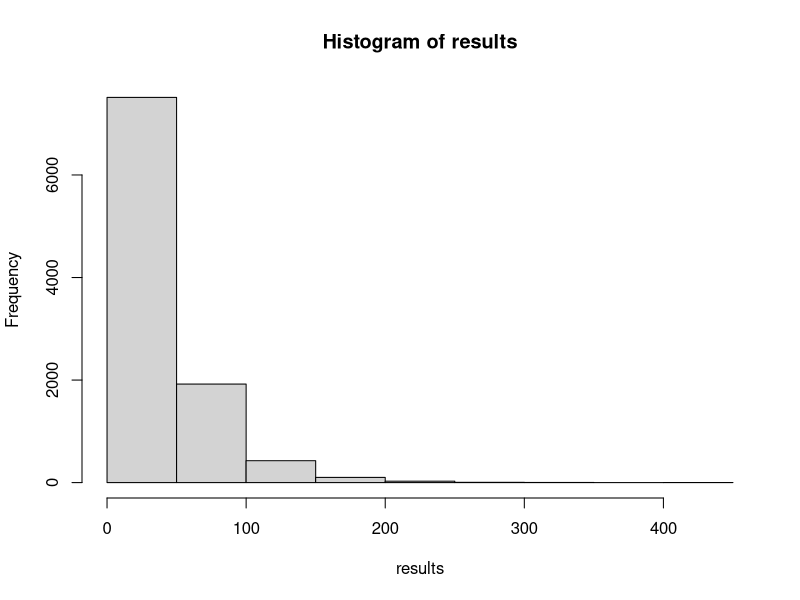

The R source for this figure:
## ---- chunk 1
# Write a function named, rollDice that simulates the rolling of one or
# more dice. 
# 
# - The function should take a single argument, numberOfDice that indicates the
#   number of dice being thrown.
#
# - numberOfDice is expected to be a positive whole number. 
#   If it is not then the function should stop and display an
#   error message.
#
# - The function should return a vector of random whole numbers.
#   The value of each number should be randomly chosen to be  1,2,3,4,5 or 6.
#   There should be as many numbers in the vector as indicated by the
#   argument numberOfDice.
#
# For example:
#   > rollDice(1)
# [1] 3
# 
# > rollDice(1)
# [1] 6
# 
# > rollDice(2)
# [1] 2 4
# 
# > rollDice(2)
# [1] 6 1
# 
# > rollDice(5)
# [1] 6 3 3 4 6
# 
# > rollDice(5)
# [1] 4 4 2 6 5
# 
#
# PART A 
#
#   Use the sample function to write rollDice.
#
#
# PART B
#
#   Instead of the sample function, use the runif function (see ?runif).
#   Set the min and max arguments of runif to 1 and 7 respectively. 
#   Then use the trunc function to remove the decimal points from the
#   values that runif returns. Using this approach it will be 
#   impossible for the code to result in anything other than
#   1,2,3,4,5 or 6. runif will NOT generate a 7 since
#   the documentation for runif says the following:
#   
#       runif will not generate either of the extreme values unless 
#       max = min or max-min is small compared to min, and in particular 
#       not for the default arguments.
# 
#   Therefore once you truncate the result that you get from runif you
#   will be left with numbers that are either 1,2,3,4,5 or 6.
#
#
# PART C (THINKING DEEPER)
#
#   If you follow the hints above, for part B, the resulting rollDice function, 
#   is not 100% "fair". Note that according to the documentation mentioned above 
#   if you specify min as 1 and max as 7, then runif will never generate 7.0000 
#   or 1.00000. Therefore, technically, the result of your rollDice function 
#   would be very slightly less likely to generate 1s than other numbers.  
#   Think about how you could theoretically fix this - One way is that you could
#   set min to 0 (zero) and max to 7 and then truncate the result with trunc. 
#   If you get a zero, you keep repeating this process until you got a 
#   number that wasn't 0. 
## ---- chunk 2
############.
# ANSWER
############.

rollDice <- function(numberOfDice){
  sample(1:6, numberOfDice)
}

# Examples
rollDice(1)
rollDice(1)
rollDice(2)
rollDice(2)
rollDice(5)
rollDice(5)
## ---- chunk 3
############.
# ANSWER
############.

rollDice <- function(numberOfDice){
  trunc(runif(numberOfDice, min=1, max=7))
}

# Examples
rollDice(1)
rollDice(1)
rollDice(2)
rollDice(2)
rollDice(5)
rollDice(5)
## ---- chunk 4
############.
# ANSWER
############.

rollDice <- function(numberOfDice){
  answer = numeric(0)
  
  while(numberOfDice > 0){
    # add additional rolls to the answer
    answer = c(answer, trunc(runif(numberOfDice, min=0, max=7)))
    
    # record how many dice were zeros (we will have to regenerate these) 
    numberOfDice = sum( answer == 0 )
    
    # remove the zeros 
    answer = answer [ answer > 0 ]
  }
  
  return(answer)
}

# Examples
rollDice(1)
rollDice(1)
rollDice(2)
rollDice(2)
rollDice(5)
rollDice(5)
## ---- chunk 5
# NOTE: You must answer the previous question before doing this one.
#
# Write a function named keepRollingUntilSnakeEyes. 
#
# - The function should not take ANY parameters. 
#
# - The function should keep calling rollDice(2) inside of a loop to 
#   simulate multiple rolls of two dice. 
#
# - The loop should stop when the roll is two ones (i.e. "snake eyes"). 
#
# - The function should display the values each roll as shown below. 
#
# - The function should return the total number of rolls that were made. 
#
# - See the examples below. 
#
# HINTS: 
#   a.  Use the cat function to display the messages.
#   b.  Use a variable to keep track of how many rolls took place
#   c.  keep looping until you get a 1 and a 1
# 
# EXAMPLES: 
# 
#   Note that in the first two examples below, the last value displayed is the 
#   value that is "returned".  
#   In the third example below, the return value is captured in a variable 
#   and is displayed in a separate command.  (also see the next question). 
#
#   > keepRollingUntilSnakeEyes() # return value appears after all the messages
#   roll #1 was: 2 and 1
#   roll #2 was: 3 and 5
#   roll #3 was: 6 and 5
#   roll #4 was: 4 and 1
#   roll #5 was: 5 and 5
#   roll #6 was: 6 and 1
#   roll #7 was: 2 and 3
#   roll #8 was: 6 and 3
#   roll #9 was: 5 and 4
#   roll #10 was: 6 and 3
#   roll #11 was: 6 and 3
#   roll #12 was: 4 and 5
#   roll #13 was: 4 and 1
#   roll #14 was: 4 and 2
#   roll #15 was: 1 and 1
#   [1] 15
#   
#   > keepRollingUntilSnakeEyes()  # return value appears after all messages
#   roll #1 was: 1 and 1
#   [1] 1
#   
#   > numRolls <- keepRollingUntilSnakeEyes() # return value captured in numRolls
#   roll #1 was: 2 and 1
#   roll #2 was: 4 and 3
#   roll #3 was: 3 and 6
#   roll #4 was: 3 and 6
#   roll #5 was: 4 and 3
#   roll #6 was: 6 and 4
#   roll #7 was: 6 and 2
#   roll #8 was: 3 and 2
#   roll #9 was: 4 and 1
#   roll #10 was: 1 and 1
#   
#   > numRolls  # This is the value that was returned from the function
#   [1] 10
## ---- chunk 6
############.
# ANSWER
############.

# WHAT TYPE OF LOOP SHOULD I USE?
#
#   You can always use a while loop to solve a looping problem.
#   However, sometimes a for loop makes the code easier to read and write.
#
#   Can I use a for loop in this case? NO
#
#   You should only use a for loop when it's possible to know before the loop
#   even starts how many times it will iterate (i.e. how many times it will
#   go around). 
#
#   In this case, it's impossible to know in advance how many times it will
#   take to get snake eyes. It could happen the 1st time, the 50th time,
#   the 500th time, or never (but that's unlikely).

keepRollingUntilSnakeEyes <- function(){
  
  roll <- rollDice(2)
  rollnum <- 1
  cat("roll #", rollnum, " was: ", roll[1], " and ", roll[2], "\n", sep="")
  
  while (roll[1] != 1 || roll[2] != 1){
    roll <- rollDice(2)
    rollnum <- rollnum + 1
    cat("roll #", rollnum, " was: ", roll[1], " and ", roll[2], "\n", sep="")
  }
  
  rollnum  
}

numRolls <- keepRollingUntilSnakeEyes()
numRolls
## ---- chunk 7
# Modify the function that you created in the previous question, 
# keepRollingUntilSnakeEyes. In this new version you should define a single 
# argument named, showOutput. The default value of showOutput should be FALSE. 
# If showOutput is TRUE then the messages should be displayed. 
# If showOutput is FALSE then the messages should NOT be displayed. 
# In either case, as with the last question, the function should return 
# total number of rolls.  For example:
#
# EXAMPLES: 
# 
# > keepRollingUntilSnakeEyes()        # this will not show output
# [1] 48
#
# > keepRollingUntilSnakeEyes(showOutput = FALSE)  # nor will this
# [1] 80
#
# > keepRollingUntilSnakeEyes(FALSE)               # nor will this
# [1] 1
#
# > keepRollingUntilSnakeEyes(TRUE)    # this WILL show output
# roll #1 was: 4 and 4
# roll #2 was: 4 and 6
# roll #3 was: 5 and 4
# roll #4 was: 4 and 3
# roll #5 was: 5 and 6
# roll #6 was: 5 and 5
# roll #7 was: 2 and 3
# roll #8 was: 3 and 1
# roll #9 was: 1 and 3
# roll #10 was: 3 and 4
# roll #11 was: 3 and 2
# roll #12 was: 1 and 2
# roll #13 was: 6 and 3
# roll #14 was: 1 and 1
# [1] 14
#
# > keepRollingUntilSnakeEyes(showOutput = TRUE) # this WILL show output
# roll #1 was: 2 and 4
# roll #2 was: 6 and 1
# roll #3 was: 4 and 2
# roll #4 was: 5 and 4
# roll #5 was: 5 and 6
# roll #6 was: 1 and 1
# [1] 6
## ---- chunk 8
############.
# ANSWER
############.

# WHAT TYPE OF LOOP SHOULD I USE?
#
#   You can always use a while loop to solve a looping problem.
#   However, sometimes a for loop makes the code easier to read and write.
#
#   Can I use a for loop in this case? NO
#
#   You should only use a for loop when it's possible to know before the loop
#   even starts how many times it will iterate (i.e. how many times it will
#   go around). 
#
#   In this case, it's impossible to know in advance how many times it will
#   take to get snake eyes. It could happen the 1st time, the 50th time,
#   the 500th time, or never (but that's unlikely).

keepRollingUntilSnakeEyes <- function(showOutput = FALSE){
  
  roll <- rollDice(2)
  rollnum <- 1
  if(showOutput){
    cat("roll #", rollnum, " was: ", roll[1], " and ", roll[2], "\n", sep="")
  }
  
  while (roll[1] != 1 || roll[2] != 1){
    roll <- rollDice(2)
    rollnum <- rollnum + 1
    if(showOutput){
      cat("roll #", rollnum, " was: ", roll[1], " and ", roll[2], "\n", sep="")
    }
  }
  
  rollnum
}


keepRollingUntilSnakeEyes()        # this will not show output
keepRollingUntilSnakeEyes(showOutput = FALSE)  # nor will this
keepRollingUntilSnakeEyes(FALSE)               # nor will this
keepRollingUntilSnakeEyes(TRUE)    # this WILL show output
keepRollingUntilSnakeEyes(showOutput = TRUE) # this WILL show output
## ---- chunk 9
# NOTE: You must answer the previous questions before doing this one.
#
# Do all of the following steps:
#
# PART A
# 
#   Write a function named playManyTimes that calls the function 
#   keepRollingUntilSnakeEyes in a loop.
#   The function playManyTimes should take an argument, n, that indicates the
#   number of times the game should be played. playManyTimes should return a
#   vector that contains the number of rolls it took each time the
#   keepRollingUntilSnakesEyes function was called. For example:
#
#   > playManyTimes(3)
#		[1] 66  1 22
#
#   > playManyTimes(10)
#   [1]   6  27  35 106  38  51 100   1   1  26
#
#
# PART B
# 
#   Run the command:     results <- playManyTimes(10000)
#   to capture the results of playing the game ten thousand times. 
#
# PART C
#
#   Create a histogram of the results with the command:   h <- hist(results)    
#   The histogram should look similar to the example shown below. You can see
#   from this histogram that the function keepRollingUntilSnakeEyes  
#   is much more likely to return smaller numbers than to return larger 
#   numbers:
#
#
# PART D
#
#   In the previous step the command:        h <- hist(results) 
#   displayed a histogram. However, the function also returned an R "list"
#   that was captured in the variable h. The value of the list wasn't 
#   displayed since hist returns an "invisible" value (see ?invisible)
#   In any case, even though the return value is "invisible" you can still
#   display the contents of this variable to examine details about 
#   the histogram (see the output below). 
#
#   For example, the counts entry in h contains the number of values in the 
#   results variable that fell into each "bar" of the histogram. 
#   The sum of all these counts are 10,000,as should be expected.
#
#   Examine the value of the counts entry in the list.
#   Then use the sum function to check to make sure that the
#   counts sum to a total of 10,000 (as they should).
## ---- chunk 10
############.
# ANSWER
############.

##################.
# PARTS A and B
##################.

# WHAT TYPE OF LOOP SHOULD I USE?
#
#   You can always use a while loop to solve a looping problem.
#   However, sometimes a for loop makes the code easier to read and write.
#
#   Can I use a for loop in this case? YES
#
#   You should only use a for loop when it's possible to know before the loop
#   even starts how many times it will iterate (i.e. how many times it will
#   go around). 
#
#   In this case, since the value of n (i.e. the number of times to loop)
#   is known before we even start the loop, we can use a for loop (as well 
#   as a while loop).

#------------------------------.
# This version uses a for loop
#------------------------------.
playManyTimes <- function(n) {
  answer <- numeric()
  
  # From just the following line you can see that we will loop n times. 
  # Each time through the loop, one of the values in the vector 1:n is
  # placed into the variable num. In this simple loop we don't need 
  # to use the variable num inside the body of the loop, however, we
  # still need to specify a variable name in the first line of the for loop.
  
  for(num in 1:n){    
    answer <- c(answer, keepRollingUntilSnakeEyes())
  }
  answer
}

playManyTimes(3)
playManyTimes(10)

#--------------------------------.
# This version uses a while loop
#--------------------------------.
playManyTimes <- function(n) {
  answer <- numeric()
  
  # With a while loop, it's not as easy to know how many times the loop
  # will iterate (go around) as it is with a for loop. With a while loop
  # to understand how many times the loop will iterate (go around)
  # you must analyze all of the code for the loop and understand it.
  
  while(n > 0){
    answer <- c(answer, keepRollingUntilSnakeEyes())
    
    # This line is only in the while loop version.
    #
    # You should NEVER change the value of the "loop variable"
    # in the body of a for loop. That would defeat the whole purpose
    # of a for loop.
    
    n = n-1  
  }
  answer
}

playManyTimes(3)
playManyTimes(10)

##########.
# PART C
##########.
results <- playManyTimes(10000)
h <- hist(results)

##########.
# PART D
##########.

# show the structure of the h variable
str(h)

# show the complete contents of h
h

# show the contents of just the counts entry in h
h$counts

# make sure that the sum of the counts is in fact 10,000 as it should be
sum(h$counts)
## ---- chunk 11
# The game of "craps" involves a player rolling a pair of dice repeatedly
# according to the rules shown below. 
#
#   a. The first roll:
#     i.   If the player rolls 7 or 11 he/she wins
#     ii.  If the player rolls 2, 3 or 12, he/she loses
#     iii. if the player rolls any other number, that number becomes the "point"
#
#   b. All other rolls
#     i.   If the player hasn't won or lost on the first roll, then the
#          player keeps rolling until either he rolls a 7 or 
#          the "point" (i.e. the same value as the very first roll). 
#          If the player rolls a 7 he loses. 
#          If the player rolls the "point" he wins.
#
# Write a function named, playCraps, that simulates the computer 
# playing a single game of craps. The function should return TRUE if 
# the player wins the simulated game and FALSE if the player loses the game. 
#
# Define a single argument named, showOutput. The default value of showOutput 
# should be FALSE. If showOutput is TRUE then the messages should be displayed. 
# If showOutput is FALSE then the messages should NOT be displayed. 
# In either case, the function, playCraps, should return TRUE if the player
# wins and FALSE if the player loses. For example:
#
# EXAMPLE 1 (showOutput is FALSE): 
#
#     > playCraps(showOutput = FALSE)
#     [1] FALSE
#
#     > playCraps(showOutput = FALSE)
#     [1] TRUE
#
#     > playCraps(showOutput = FALSE)
#     [1] FALSE
#
#     > playCraps(showOutput = FALSE)
#     [1] TRUE
#
# EXAMPLE 2 (showOutput is TRUE): 
#   
#     > playCraps(showOutput = TRUE)
#     roll #1: 7
#     WIN
#     [1] TRUE
#
#     > playCraps(showOutput = TRUE)
#     roll #1: 12
#     LOSE
#     [1] FALSE
#   
#     > playCraps(showOutput = TRUE)
#     roll #1: 6
#     roll #2: 11
#     roll #3: 5
#     roll #4: 5
#     roll #5: 6
#     WIN
#     [1] TRUE
#
#     > playCraps(showOutput = TRUE)
#     roll #1: 6
#     roll #2: 9
#     roll #3: 5
#     roll #4: 9
#     roll #5: 4
#     roll #6: 4
#     roll #7: 9
#     roll #8: 3
#     roll #9: 3
#     roll #10: 2
#     roll #11: 4
#     roll #12: 8
#     roll #13: 10
#     roll #14: 7
#     LOSE
## ---- chunk 12

# WHAT TYPE OF LOOP SHOULD I USE?
#
#   You can always use a while loop to solve a looping problem.
#   However, sometimes a for loop makes the code easier to read and write.
#
#   Can I use a for loop in this case? NO
#
#   You should only use a for loop when it's possible to know before the loop
#   even starts how many times it will iterate (i.e. how many times it will
#   go around). 
#
#   In this case, it's impossible to know in advance how many times the dice
#   will need to be rolled before the game ends. The game could end on the 
#   first roll, the 50th roll, the 500th time, or never (but that's unlikely).

playCraps <- function(showOutput = FALSE){
  rollNumber <- 1
  point <- sum(rollDice(2))
  
  if(showOutput){
    cat("roll #", rollNumber, ": ", point, "\n", sep="")
  } 
  
  if(point == 7 || point == 12){
    if(showOutput)  cat("WIN\n\n")
    
    return(TRUE)
    
  } else if (point %in% c(2,3,12)){
    if(showOutput)  cat("LOSE\n\n")
    return(FALSE)
    
  } else {
    
    while(TRUE) {
      roll <- sum(rollDice(2))
      rollNumber <- rollNumber + 1
      if(showOutput){
        cat("roll #", rollNumber, ": ", roll, "\n", sep="")
      } 
      
      if(roll == 7){
      
        if(showOutput){
           cat("LOSE\n\n")
        } 
      
        return(FALSE)
      
      } else if ( roll == point) {
      
        if(showOutput){
          cat("WIN\n\n")
        }
        return(TRUE)
      }
    }    
  }
}

playCraps(TRUE)
playCraps(TRUE)
playCraps(TRUE)
playCraps(TRUE)
playCraps()
## ---- chunk 13
###########.
# PART A
###########.
# We can simulate playing craps many, many times. This can be done to 
# generate an estimate the probability of winning a game of craps.
# 
# Do the following:
#
# a. Create a function, playCrapsManyTimes, that takes a single argument, n. 
#
# b. The function should return a vector that contains the results of calling
#    the playCraps command n times. 
#
# c. Use the function to simulate playing craps ten thousand times
#
# d. Calculate the percent of times that the player won the game 
#    (i.e. total TRUEs divided by total number of games played). 
#    Since TRUE is treated as 1 and FALSE as zero, it is possible to use 
#    the mean function to calculate this.
#
# e. For example the following shows that there is only 
#    approximately a 47.9% chance of winning the game of craps.:
#
#      > results <- playCrapsManyTimes(10000)
#      > mean(results)
#      [1] 0.47915
#
#    The more times we play, the more accurate our estimate of the
#    probablily of winning will be.
## ---- chunk 14
# WHAT TYPE OF LOOP SHOULD I USE?
#
#   You can always use a while loop to solve a looping problem.
#   However, sometimes a for loop makes the code easier to read and write.
#
#   Can I use a for loop in this case? YES
#
#   You should only use a for loop when it's possible to know before the loop
#   even starts how many times it will iterate (i.e. how many times it will
#   go around). 
#
#   In this case, since the value of n (i.e. the number of times to loop)
#   is known before we even start the loop, we can use a for loop (as well 
#   as a while loop).

#------------------------------.
# This version uses a for loop
#------------------------------.

playCrapsManyTimes <- function(n) {
  answer <- logical()
  for (num in 1:n){
    answer <- c(answer, playCraps(FALSE))
  }
  answer
}
results <- playCrapsManyTimes(100000)
mean(results)

#--------------------------------.
# This version uses a while loop
#--------------------------------.

playCrapsManyTimes <- function(n) {
  answer <- logical()
  while (n > 0){
    answer <- c(answer, playCraps(FALSE))
    n = n - 1
  }
  answer
}
results <- playCrapsManyTimes(100000)
mean(results)
